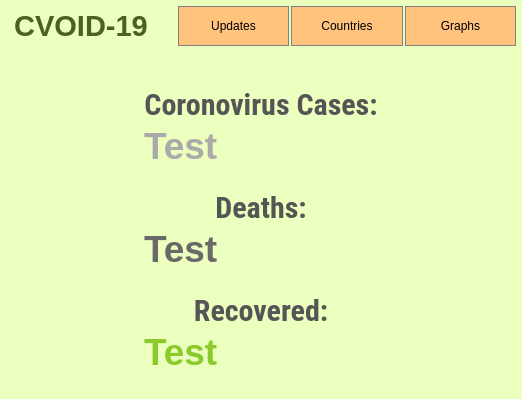
<?xml version="1.0" encoding="UTF-8"?>
<ui version="4.0">
 <class>MainWindow</class>
 <widget class="QMainWindow" name="MainWindow">
  <property name="geometry">
   <rect>
    <x>0</x>
    <y>0</y>
    <width>522</width>
    <height>399</height>
   </rect>
  </property>
  <property name="minimumSize">
   <size>
    <width>522</width>
    <height>399</height>
   </size>
  </property>
  <property name="maximumSize">
   <size>
    <width>522</width>
    <height>399</height>
   </size>
  </property>
  <property name="windowTitle">
   <string>MainWindow</string>
  </property>
  <property name="styleSheet">
   <string notr="true">background-color: rgb(235, 255, 190)</string>
  </property>
  <widget class="QWidget" name="centralwidget">
   <layout class="QVBoxLayout" name="verticalLayout_2">
    <property name="spacing">
     <number>9</number>
    </property>
    <property name="leftMargin">
     <number>6</number>
    </property>
    <property name="topMargin">
     <number>6</number>
    </property>
    <property name="rightMargin">
     <number>6</number>
    </property>
    <property name="bottomMargin">
     <number>6</number>
    </property>
    <item>
     <layout class="QHBoxLayout" name="horizontalLayout">
      <property name="spacing">
       <number>2</number>
      </property>
      <item>
       <widget class="QLabel" name="label">
        <property name="minimumSize">
         <size>
          <width>150</width>
          <height>40</height>
         </size>
        </property>
        <property name="maximumSize">
         <size>
          <width>16777215</width>
          <height>16777215</height>
         </size>
        </property>
        <property name="text">
         <string>&lt;html&gt;&lt;head/&gt;&lt;body&gt;&lt;p align=&quot;center&quot;&gt;&lt;span style=&quot; font-size:22pt; font-weight:600; color:#4c611f;&quot;&gt;CVOID-19&lt;/span&gt;&lt;/p&gt;&lt;/body&gt;&lt;/html&gt;</string>
        </property>
       </widget>
      </item>
      <item>
       <spacer name="horizontalSpacer">
        <property name="orientation">
         <enum>Qt::Horizontal</enum>
        </property>
        <property name="sizeType">
         <enum>QSizePolicy::Fixed</enum>
        </property>
        <property name="sizeHint" stdset="0">
         <size>
          <width>20</width>
          <height>20</height>
         </size>
        </property>
       </spacer>
      </item>
      <item>
       <widget class="QPushButton" name="pushButton_3">
        <property name="minimumSize">
         <size>
          <width>110</width>
          <height>40</height>
         </size>
        </property>
        <property name="styleSheet">
         <string notr="true">QPushButton {
  background-color:rgb(255, 195, 125);
  color: black;
  border: 1px solid gray;
}

QPushButton:pressed {
    background-color: qlineargradient(x1: 0, y1: 0, x2: 0, y2: 1,
                                      stop: 0 rgb(188, 143, 92), stop: 1 #ffc37d );
}
QPushButton:hover:!pressed {
    background-color: qlineargradient(x1: 0, y1: 0, x2: 0, y2: 1,
                                      stop: 0 rgb(227, 173, 111), stop: 1 #ffc37d);
}</string>
        </property>
        <property name="text">
         <string>Updates</string>
        </property>
       </widget>
      </item>
      <item>
       <widget class="QPushButton" name="pushButton">
        <property name="minimumSize">
         <size>
          <width>110</width>
          <height>40</height>
         </size>
        </property>
        <property name="styleSheet">
         <string notr="true">QPushButton {
  background-color:rgb(255, 195, 125);
  color: black;
  border: 1px solid gray;
}

QPushButton:pressed {
    background-color: qlineargradient(x1: 0, y1: 0, x2: 0, y2: 1,
                                      stop: 0 rgb(188, 143, 92), stop: 1 #ffc37d );
}
QPushButton:hover:!pressed {
    background-color: qlineargradient(x1: 0, y1: 0, x2: 0, y2: 1,
                                      stop: 0 rgb(227, 173, 111), stop: 1 #ffc37d);
}</string>
        </property>
        <property name="text">
         <string>Countries</string>
        </property>
       </widget>
      </item>
      <item>
       <widget class="QPushButton" name="pushButton_2">
        <property name="minimumSize">
         <size>
          <width>110</width>
          <height>40</height>
         </size>
        </property>
        <property name="styleSheet">
         <string notr="true">QPushButton {
  background-color:rgb(255, 195, 125);
  color: black;
  border: 1px solid gray;
}

QPushButton:pressed {
    background-color: qlineargradient(x1: 0, y1: 0, x2: 0, y2: 1,
                                      stop: 0 rgb(188, 143, 92), stop: 1 #ffc37d );
}
QPushButton:hover:!pressed {
    background-color: qlineargradient(x1: 0, y1: 0, x2: 0, y2: 1,
                                      stop: 0 rgb(227, 173, 111), stop: 1 #ffc37d);
}</string>
        </property>
        <property name="text">
         <string>Graphs</string>
        </property>
       </widget>
      </item>
     </layout>
    </item>
    <item>
     <layout class="QHBoxLayout" name="horizontalLayout_2">
      <item>
       <spacer name="horizontalSpacer_2">
        <property name="orientation">
         <enum>Qt::Horizontal</enum>
        </property>
        <property name="sizeHint" stdset="0">
         <size>
          <width>40</width>
          <height>20</height>
         </size>
        </property>
       </spacer>
      </item>
      <item>
       <layout class="QVBoxLayout" name="verticalLayout">
        <property name="spacing">
         <number>0</number>
        </property>
        <item>
         <spacer name="verticalSpacer_3">
          <property name="orientation">
           <enum>Qt::Vertical</enum>
          </property>
          <property name="sizeType">
           <enum>QSizePolicy::Fixed</enum>
          </property>
          <property name="sizeHint" stdset="0">
           <size>
            <width>20</width>
            <height>30</height>
           </size>
          </property>
         </spacer>
        </item>
        <item>
         <widget class="QLabel" name="label_2">
          <property name="styleSheet">
           <string notr="true">font-family: roboto condensed,sans-serif;
font-weight: 300;
font-size:15px;
color: #555;</string>
          </property>
          <property name="text">
           <string>&lt;html&gt;&lt;head/&gt;&lt;body&gt;&lt;p align=&quot;center&quot;&gt;&lt;span style=&quot; font-size:xx-large; font-weight:600;&quot;&gt;Coronovirus Cases:&lt;/span&gt;&lt;/p&gt;&lt;/body&gt;&lt;/html&gt;</string>
          </property>
         </widget>
        </item>
        <item>
         <widget class="QLabel" name="label_5">
          <property name="styleSheet">
           <string notr="true">font-weight: 700;
font-size:50px;
color: #aaa;
qproperty-alignment: AlignCenter;</string>
          </property>
          <property name="text">
           <string>&lt;html&gt;&lt;head/&gt;&lt;body&gt;&lt;p&gt;&lt;span style=&quot; font-size:28pt;&quot;&gt;Test&lt;/span&gt;&lt;/p&gt;&lt;/body&gt;&lt;/html&gt;</string>
          </property>
         </widget>
        </item>
        <item>
         <spacer name="verticalSpacer">
          <property name="orientation">
           <enum>Qt::Vertical</enum>
          </property>
          <property name="sizeType">
           <enum>QSizePolicy::Fixed</enum>
          </property>
          <property name="sizeHint" stdset="0">
           <size>
            <width>20</width>
            <height>20</height>
           </size>
          </property>
         </spacer>
        </item>
        <item>
         <widget class="QLabel" name="label_3">
          <property name="styleSheet">
           <string notr="true">font-family: roboto condensed,sans-serif;
font-weight: 300;
font-size:15px;
color: #555;</string>
          </property>
          <property name="text">
           <string>&lt;html&gt;&lt;head/&gt;&lt;body&gt;&lt;p align=&quot;center&quot;&gt;&lt;span style=&quot; font-size:xx-large; font-weight:600;&quot;&gt;Deaths:&lt;/span&gt;&lt;/p&gt;&lt;/body&gt;&lt;/html&gt;</string>
          </property>
         </widget>
        </item>
        <item>
         <widget class="QLabel" name="label_6">
          <property name="styleSheet">
           <string notr="true">font-weight: 700;
color: #696969;
font-size: 48px;
qproperty-alignment: AlignCenter;</string>
          </property>
          <property name="text">
           <string>&lt;html&gt;&lt;head/&gt;&lt;body&gt;&lt;p &gt;&lt;span style=&quot; font-size:28pt;&quot;&gt;Test&lt;/span&gt;&lt;/p&gt;&lt;/body&gt;&lt;/html&gt;</string>
          </property>
         </widget>
        </item>
        <item>
         <spacer name="verticalSpacer_2">
          <property name="orientation">
           <enum>Qt::Vertical</enum>
          </property>
          <property name="sizeType">
           <enum>QSizePolicy::Fixed</enum>
          </property>
          <property name="sizeHint" stdset="0">
           <size>
            <width>20</width>
            <height>20</height>
           </size>
          </property>
         </spacer>
        </item>
        <item>
         <widget class="QLabel" name="label_4">
          <property name="styleSheet">
           <string notr="true">font-family: roboto condensed,sans-serif;
font-weight: 300;
font-size:15px;
color: #555;</string>
          </property>
          <property name="text">
           <string>&lt;html&gt;&lt;head/&gt;&lt;body&gt;&lt;p align=&quot;center&quot;&gt;&lt;span style=&quot; font-size:xx-large; font-weight:600;&quot;&gt;Recovered:&lt;/span&gt;&lt;/p&gt;&lt;/body&gt;&lt;/html&gt;</string>
          </property>
         </widget>
        </item>
        <item>
         <widget class="QLabel" name="label_7">
          <property name="styleSheet">
           <string notr="true">font-weight: 700;
font-size:50px;
color: #8ACA2B;
qproperty-alignment: AlignCenter;</string>
          </property>
          <property name="text">
           <string>&lt;html&gt;&lt;head/&gt;&lt;body&gt;&lt;p &gt;&lt;span style=&quot; font-size:28pt;&quot;&gt;Test&lt;/span&gt;&lt;/p&gt;&lt;/body&gt;&lt;/html&gt;</string>
          </property>
         </widget>
        </item>
        <item>
         <spacer name="verticalSpacer_4">
          <property name="orientation">
           <enum>Qt::Vertical</enum>
          </property>
          <property name="sizeType">
           <enum>QSizePolicy::Fixed</enum>
          </property>
          <property name="sizeHint" stdset="0">
           <size>
            <width>20</width>
            <height>19</height>
           </size>
          </property>
         </spacer>
        </item>
       </layout>
      </item>
      <item>
       <spacer name="horizontalSpacer_3">
        <property name="orientation">
         <enum>Qt::Horizontal</enum>
        </property>
        <property name="sizeHint" stdset="0">
         <size>
          <width>40</width>
          <height>20</height>
         </size>
        </property>
       </spacer>
      </item>
     </layout>
    </item>
   </layout>
  </widget>
 </widget>
 <resources/>
 <connections/>
</ui>
